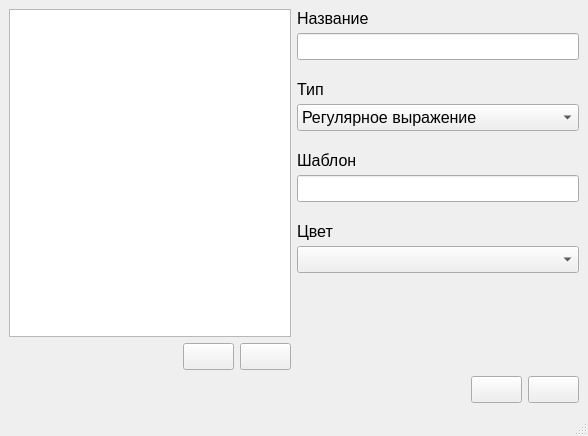
<?xml version="1.0" encoding="UTF-8"?>
<ui version="4.0">
 <class>QHighlightPatternWindow</class>
 <widget class="QMainWindow" name="QHighlightPatternWindow">
  <property name="geometry">
   <rect>
    <x>0</x>
    <y>0</y>
    <width>588</width>
    <height>436</height>
   </rect>
  </property>
  <property name="font">
   <font>
    <pointsize>12</pointsize>
   </font>
  </property>
  <property name="windowTitle">
   <string>Шаблоны полиска</string>
  </property>
  <widget class="QWidget" name="centralwidget">
   <layout class="QVBoxLayout" name="verticalLayout_7">
    <item>
     <layout class="QHBoxLayout" name="horizontalLayout_3">
      <item>
       <layout class="QVBoxLayout" name="verticalLayout_2">
        <item>
         <widget class="QListView" name="patternListView">
          <property name="font">
           <font>
            <pointsize>12</pointsize>
           </font>
          </property>
         </widget>
        </item>
        <item>
         <layout class="QHBoxLayout" name="horizontalLayout_2">
          <item>
           <spacer name="horizontalSpacer_2">
            <property name="orientation">
             <enum>Qt::Horizontal</enum>
            </property>
            <property name="sizeHint" stdset="0">
             <size>
              <width>40</width>
              <height>20</height>
             </size>
            </property>
           </spacer>
          </item>
          <item>
           <widget class="QPushButton" name="btnAdd">
            <property name="toolTip">
             <string>Добавить шаблон</string>
            </property>
            <property name="text">
             <string/>
            </property>
            <property name="icon">
             <iconset resource="icons.qrc">
              <normaloff>:/images/icons/add.png</normaloff>:/images/icons/add.png</iconset>
            </property>
            <property name="iconSize">
             <size>
              <width>32</width>
              <height>32</height>
             </size>
            </property>
           </widget>
          </item>
          <item>
           <widget class="QPushButton" name="btnDelete">
            <property name="toolTip">
             <string>Удалить шаблон</string>
            </property>
            <property name="text">
             <string/>
            </property>
            <property name="icon">
             <iconset resource="icons.qrc">
              <normaloff>:/images/icons/edit-delete.png</normaloff>:/images/icons/edit-delete.png</iconset>
            </property>
            <property name="iconSize">
             <size>
              <width>32</width>
              <height>32</height>
             </size>
            </property>
           </widget>
          </item>
         </layout>
        </item>
       </layout>
      </item>
      <item>
       <layout class="QVBoxLayout" name="verticalLayout_6">
        <property name="spacing">
         <number>20</number>
        </property>
        <item>
         <layout class="QVBoxLayout" name="verticalLayout">
          <property name="spacing">
           <number>5</number>
          </property>
          <item>
           <widget class="QLabel" name="lblName">
            <property name="text">
             <string>Название</string>
            </property>
           </widget>
          </item>
          <item>
           <widget class="QLineEdit" name="edName"/>
          </item>
         </layout>
        </item>
        <item>
         <layout class="QVBoxLayout" name="verticalLayout_3">
          <property name="spacing">
           <number>5</number>
          </property>
          <item>
           <widget class="QLabel" name="lblType">
            <property name="text">
             <string>Тип</string>
            </property>
           </widget>
          </item>
          <item>
           <widget class="QComboBox" name="cmbType">
            <property name="currentIndex">
             <number>0</number>
            </property>
            <item>
             <property name="text">
              <string>Регулярное выражение</string>
             </property>
            </item>
           </widget>
          </item>
         </layout>
        </item>
        <item>
         <layout class="QVBoxLayout" name="verticalLayout_4">
          <property name="spacing">
           <number>5</number>
          </property>
          <item>
           <widget class="QLabel" name="lblPattern">
            <property name="text">
             <string>Шаблон</string>
            </property>
           </widget>
          </item>
          <item>
           <widget class="QLineEdit" name="edPattern"/>
          </item>
         </layout>
        </item>
        <item>
         <layout class="QVBoxLayout" name="verticalLayout_5">
          <property name="spacing">
           <number>5</number>
          </property>
          <item>
           <widget class="QLabel" name="lblColor">
            <property name="text">
             <string>Цвет</string>
            </property>
           </widget>
          </item>
          <item>
           <widget class="QColorBox" name="cmbColor"/>
          </item>
         </layout>
        </item>
        <item>
         <spacer name="verticalSpacer">
          <property name="orientation">
           <enum>Qt::Vertical</enum>
          </property>
          <property name="sizeHint" stdset="0">
           <size>
            <width>20</width>
            <height>40</height>
           </size>
          </property>
         </spacer>
        </item>
       </layout>
      </item>
     </layout>
    </item>
    <item>
     <layout class="QHBoxLayout" name="horizontalLayout">
      <item>
       <spacer name="horizontalSpacer">
        <property name="orientation">
         <enum>Qt::Horizontal</enum>
        </property>
        <property name="sizeHint" stdset="0">
         <size>
          <width>40</width>
          <height>20</height>
         </size>
        </property>
       </spacer>
      </item>
      <item>
       <widget class="QPushButton" name="btnApply">
        <property name="toolTip">
         <string>Сохранить изменения</string>
        </property>
        <property name="text">
         <string/>
        </property>
        <property name="icon">
         <iconset resource="icons.qrc">
          <normaloff>:/images/icons/apply.png</normaloff>:/images/icons/apply.png</iconset>
        </property>
        <property name="iconSize">
         <size>
          <width>32</width>
          <height>32</height>
         </size>
        </property>
       </widget>
      </item>
      <item>
       <widget class="QPushButton" name="btnCancel">
        <property name="toolTip">
         <string>Закрыть без сохранения</string>
        </property>
        <property name="icon">
         <iconset resource="icons.qrc">
          <normaloff>:/images/icons/cancel.png</normaloff>:/images/icons/cancel.png</iconset>
        </property>
        <property name="iconSize">
         <size>
          <width>32</width>
          <height>32</height>
         </size>
        </property>
       </widget>
      </item>
     </layout>
    </item>
   </layout>
  </widget>
  <widget class="QMenuBar" name="menubar">
   <property name="geometry">
    <rect>
     <x>0</x>
     <y>0</y>
     <width>588</width>
     <height>21</height>
    </rect>
   </property>
  </widget>
  <widget class="QStatusBar" name="statusbar"/>
 </widget>
 <customwidgets>
  <customwidget>
   <class>QColorBox</class>
   <extends>QComboBox</extends>
   <header>qcolorbox.h</header>
  </customwidget>
 </customwidgets>
 <resources>
  <include location="icons.qrc"/>
 </resources>
 <connections/>
</ui>
